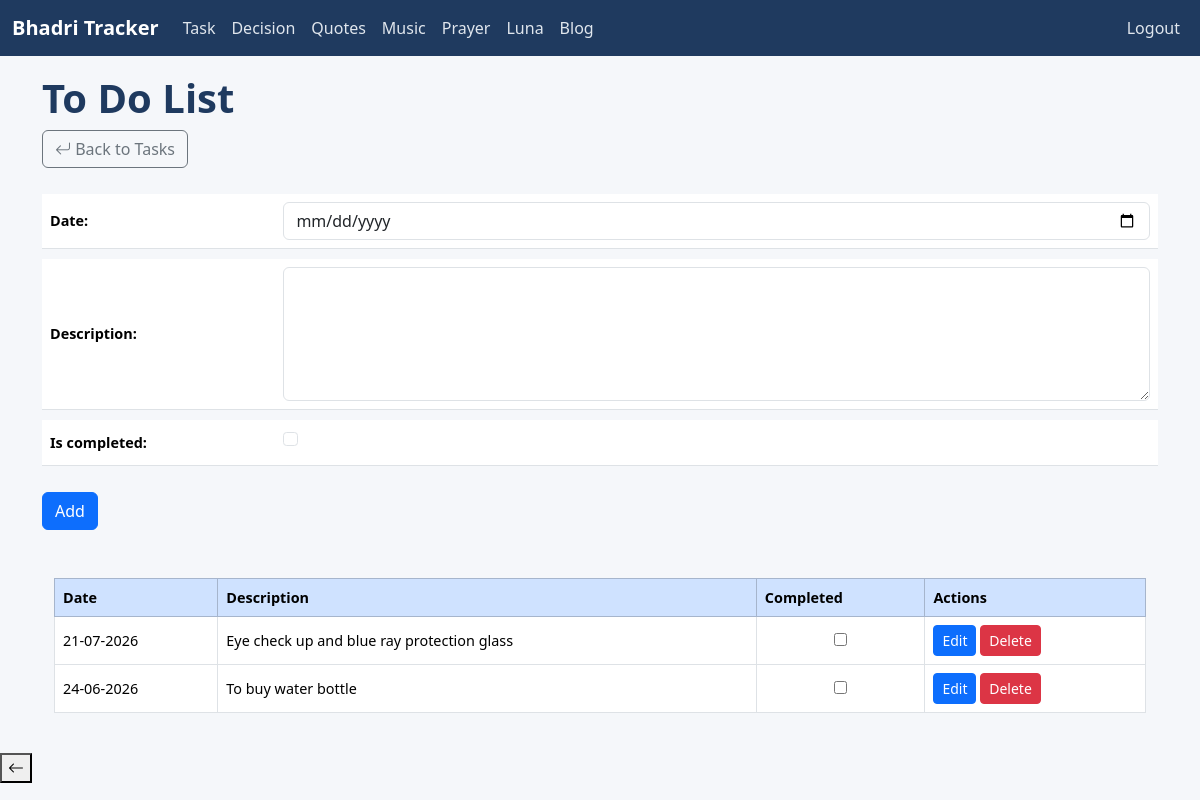
Screenshot of /todo/ (signed in) with the database file from the repository.
### tracker/models.py (models this page shows, shortened)
class Todo(models.Model):
    date = models.DateField()
    description = models.TextField()
    is_completed = models.BooleanField(default=False)

### tracker/views.py (the view)
# urls.py: path('todo/', views.todo_list, name='todo_list'),
@login_required(login_url='login')
def todo_list(request):
    todos = Todo.objects.all().order_by("-date")
    form = TodoForm()
    if request.method == "POST":
        form = TodoForm(request.POST)
        if form.is_valid():
            form.save()
            return redirect("tracker:todo_list")
    return render(request, "tracker/todo_list.html", {
        "todos": todos,
        "form": form
    })

### tracker/forms.py
class TodoForm(forms.ModelForm):
    class Meta:
        model = Todo
        fields = ['date', 'description', 'is_completed']
        widgets = {
            'date': forms.DateInput(attrs={'class': 'form-control', 'type': 'date'}),
            'description': forms.Textarea(attrs={'class': 'form-control', 'rows': 5}),
            'is_completed': forms.CheckboxInput(attrs={'class': 'form-check-input'}),
        }

### tracker/context_processors.py (called while the page is built)
def active_notifications(request):
    today = timezone.localdate()
    notifications = Notification.objects.filter(
        is_completed=False,
        date__gte=today,
        date__lte=today + timedelta(days=7)
    ).order_by('date')
    return {
        'active_notifications': notifications
    }

### templates/tracker/todo_list.html (shortened to what this page needs)
{% extends 'base.html' %}
{% load static %}
{% block content %}
<h1>To Do List</h1>
<a href="{% url 'tracker:task_list' %}" class="btn btn-outline-secondary mb-3"><i class="bi bi-arrow-return-left"></i> Back to Tasks</a>
<form method="POST" class="w-100">
    <div class="md-3">
        <table class="table w-100">
            {{ form.as_table }}
        </table>
    </div>
    <button type="submit" class="btn btn-primary">Add</button>
</form>
<br>
<div class="container mt-4">
<table class="table table-bordered table-hover align-middle">
<thead class="table-primary">
<tr>
<th>Date</th>
<th>Description</th>
<th>Completed</th>
<th>Actions</th>
</tr>
</thead>
<tbody>
{% for todo in todos %}
<tr>
<td>{{ todo.date|date:"d-m-Y" }}</td>
<td class="{% if todo.is_completed %}text-decoration-line-through text-muted{% endif %}">
{{ todo.description }}
</td>
<td class="text-center">
<input type="checkbox"
{% if todo.is_completed %}checked{% endif %} onclick="window.location.href='{% url 'tracker:todo_toggle' todo.id %}'">
</td>
<td>
<a href="{% url 'tracker:todo_edit' todo.id %}" class="btn btn-sm btn-primary">
Edit
</a>
<a href="{% url 'tracker:todo_delete' todo.id %}" class="btn btn-sm btn-danger">
Delete
</a>
</td>
</tr>
{% endfor %}
</tbody>
</table>
</div>
{% endblock %}

### static/css/base.css (style rules this page uses)
body { padding: 0 0px; padding-top: 50px; background-color: #f5f7fa; color: #212529; }
h1, h2, h3 { color: #1f3a5f; font-weight: 600; }
.table td, .table th { vertical-align: middle; font-size: 0.9rem; }

### templates/tracker/todo_list.html (style rules this page uses)
form table { border-collapse: separate; border-spacing: 0 10px; }
form th { text-align: left; padding-right: 10px; }
form td { padding: 5px; }
input, textarea { width: 100%; padding: 6px; }
.table td { line-height: 2; }

### rows the page displays
Todo: date "21-07-2026", description "Eye check up and blue ray protection glass"
Todo: date "24-06-2026", description "To buy water bottle"
